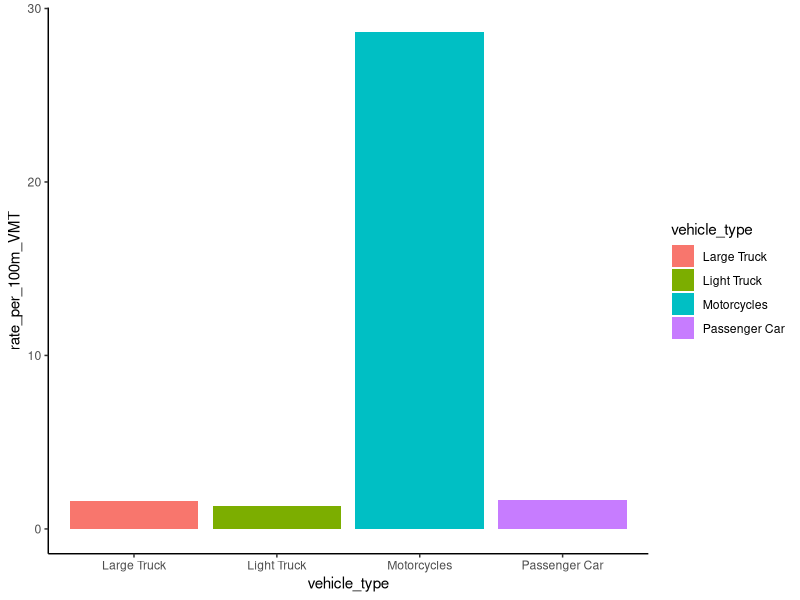

Write the R code that produced this figure.
#import data
library(tidyverse)
library(dplyr)
library(readxl)
# read in national fatal crash data by vehicle type
column_names <- c("year","n","rate_per_100m_VMT","rate_per_100k_vehicles", "n","rate_per_100m_VMT","rate_per_100k_vehicles", "n","rate_per_100m_VMT","rate_per_100k_vehicles", "n","rate_per_100m_VMT","rate_per_100k_vehicles")
crash_data <- read_excel(file.path("data","TSFTable3.xlsx"),range = cell_rows(8:57), col_names = column_names )

# split into tables for each separate vehicle type, then add vehicle_type col
group_1 <- crash_data[,c(1,2,3,4)] %>% mutate(vehicle_type ="Passenger Car")
group_2 <- crash_data[,c(1,5,6,7)] %>% mutate(vehicle_type ="Light Truck")
group_3 <- crash_data[,c(1,8,9,10)] %>% mutate(vehicle_type ="Large Truck")
group_4 <- crash_data[,c(1,11,12,13)] %>% mutate(vehicle_type ="Motorcycles")
# Merge back into 1 and convert to df
national_crash <- bind_rows(group_1 ,group_2 ,group_3 ,group_4)
national_crash <- as.data.frame(national_crash)

#checks 
dim(national_crash)
names(national_crash)
summarise(national_crash)
national_crash %>% count(vehicle_type)

national_crash %>% filter(year == 2024) %>%
  ggplot(aes(x=vehicle_type, y=rate_per_100m_VMT)) +
  geom_col(aes(fill=vehicle_type))+
  theme_classic()

# read in NJ fatal crash data by vehicle type 
crash_data <- read_excel(file.path("data","NJ_crash_data.xlsx"),range = cell_rows(4:34), col_names = column_names )
#split into tables for each separate vehicle type, then add vehicle_type col
# get only year and n from data since all other columns contain only NA values 
group_1 <- crash_data[,c(1,2)] %>% mutate(vehicle_type ="Passenger Car")
group_2 <- crash_data[,c(1,5)] %>% mutate(vehicle_type ="Light Truck")
group_3 <- crash_data[,c(1,8)] %>% mutate(vehicle_type ="Large Truck")
group_4 <- crash_data[,c(1,11)] %>% mutate(vehicle_type ="Motorcycles")
# Merge back into 1 and convert to df
nj_crash <- bind_rows(group_1 ,group_2 ,group_3 ,group_4)
nj_crash <- as.data.frame(nj_crash)

#checks 
dim(nj_crash)
names(nj_crash)
summarise(nj_crash)
national_crash %>% count(vehicle_type)
